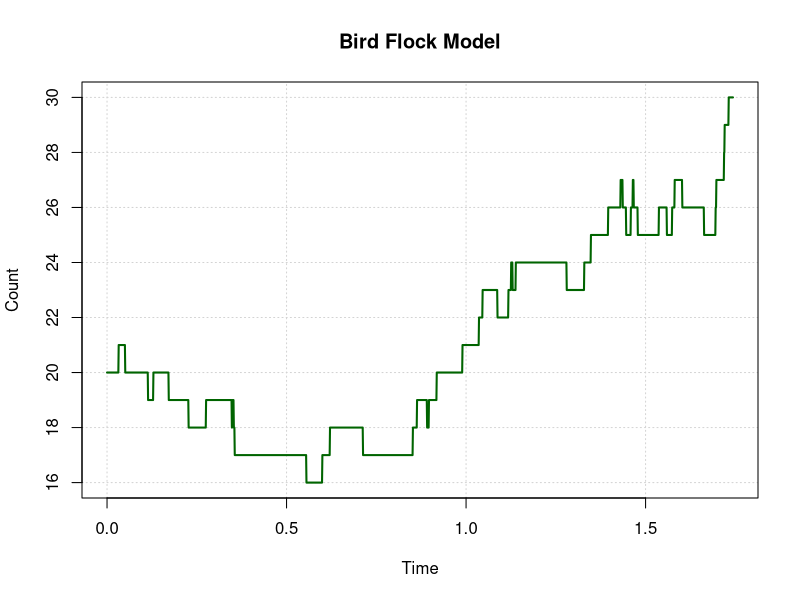

Write R code to recreate this figure.
#specifying parameters
lambda<- 0.8
mu<- 1.1
alpha<- 0.1
beta<- 0.2

#defining state and time as vectors
N<- c()
time<- c()

#setting initial values
N[1]<-20
time[1]<- 0

#specifying seed
set.seed(9809444)

#simulating trajectory
i<- 2

repeat  {

  time.birth<- (-1/(N[i-1]*lambda+alpha))*log(1-runif(1))
  time.death<- (-1/(N[i-1]*mu+beta))*log(1-runif(1))
  
  if(time.birth < time.death | N[i-1]==0) { 
    time[i]<- time[i-1] + time.birth - 0.001
    N[i]<- N[i-1]
    
if(N[i]==30) break
else { 
 
  time[i+1]<- time[i] + 0.001
  N[i+1]<- N[i] + 1
  i<- i+2
     }
  }
  
  if(time.death < time.birth & N[i-1]!=0) { 
    time[i]<- time[i-1] + time.death - 0.001
     N[i]<- N[i-1]
    
    if(N[i]==30) break
    else { 
  
      time[i+1]<- time[i] + 0.001
      N[i+1]<- N[i] - 1
      i<- i+2
    }
  }
}
#plotting trajectory
plot(time, N, type="l", main="Bird Flock Model", 
lty=1, lwd=2, col="dark green", xlab="Time", ylab="Count", 
panel.first=grid())

